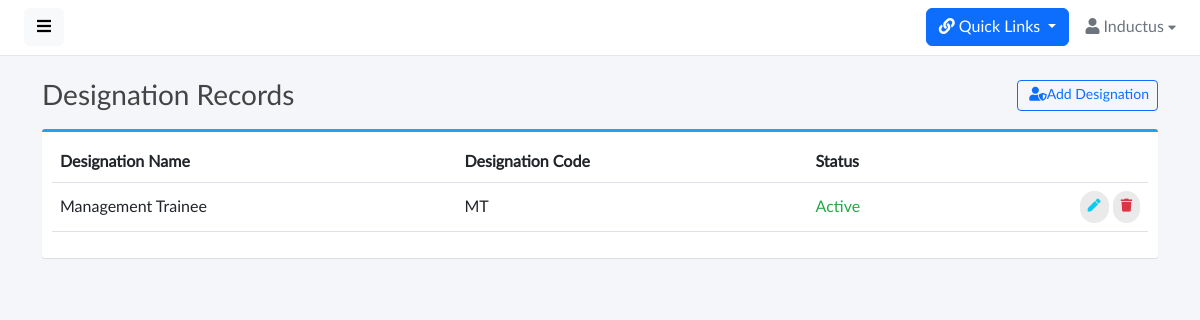
Screenshot of /job-master/designation-master/ with the database file from the repository.
### base/models.py (models this page shows, shortened)
class Designation(models.Model):
    id = models.CharField(max_length=25,primary_key=True,default=generate_unique_id,editable=False)
    designation_name = models.CharField(max_length=100,unique=True)
    designation_code = models.CharField(max_length=5,unique=True,blank=True,null=True)
    status = models.BooleanField(default=True)

### base/views.py (the view)
# urls.py: path('job-master/designation-master/',views.DesignationMaster,name='designation-master'),
def DesignationMaster(request):
    designation_records = Designation.objects.all()
    if request.method == 'POST':
        print('hello')
        designation_form = DesignationMasterForm(data=request.POST)
        designation_code = request.POST['designation_code']
        dname = request.POST['designation_name']
        designationcode_exist = Designation.objects.filter(designation_code=designation_code).exists() or  Designation.objects.filter(designation_name=dname).exists()
        if designationcode_exist:
            print("Enter")
            messages.error(request, "Designation name or code already Exists")
            return redirect('designation-master')
        if designation_form.is_valid():
            designation_form.save()
            messages.success(request, "Designation added successfully.")
            return redirect('designation-master')
    else:
        designation_form = DesignationMasterForm()
    context = {
        'designation_records': designation_records,
        'designation_form': designation_form,
    }
    return render(request, 'designation_master.html', context)

### base/models.py (called while the page is built)
def generate_unique_id():
    return nanoid.generate(size=25)

### base/templates/designation_master.html (shortened to what this page needs)
{% extends 'base.html' %} {% load static %} {% block start %}
<div class="content">
  <div class="container">
    <div class="page-title">
      <h3>
        Designation Records
        <button
          type="button"
          class="btn btn-sm btn-outline-primary float-end"
          data-bs-toggle="modal"
          data-bs-target="#exampleModal"
        >
          &nbsp;<i class="fas fa-user-shield"></i>Add Designation
        </button>
      </h3>
    </div>
    <div class="box box-primary">
      <div class="box-body">
        <table width="100%" class="table table-hover" id="dataTables-example">
          <thead>
            <tr>
              <th>Designation Name</th>
              <th>Designation Code</th>
              <th>Status</th>
              <th></th>
            </tr>
          </thead>
          <tbody>
            {% for designation in designation_records %}
            <tr>
              <td>{{designation.designation_name}}</td>
              <td>{{designation.designation_code}}</td>
              {% if designation.status %}
              <td style="color: #28a745">Active</td>
              {% else %}
              <td style="color: #dc3545">In Active</td>
              {% endif %}
              <td class="text-end">
                <a
                  href=""
                  class="btn btn-outline-info btn-rounded"
                  data-bs-toggle="modal"
                  data-bs-target="#editdesignationModal{{designation.id}}"
                  ><i class="fas fa-pen"></i
                ></a>
                <a
                  class="btn btn-outline-danger btn-rounded"
                  data-bs-toggle="modal"
                  data-bs-target="#deletedesignationModal{{designation.id}}"
                >
                  <i class="fas fa-trash"></i>
                </a>
              </td>
            </tr>
            {% endfor %}
          </tbody>
        </table>
      </div>
    </div>
  </div>
</div>
{% endblock %}

### static/css/master.css (style rules this page uses)
body, h1, .h1, h2, .h2, h3, .h3, h4, .h4, h5, .h5, h6, .h6, p, a, td { -moz-osx-font-smoothing: grayscale; -webkit-font-smoothing: antialiased; }
body { width: 100%; height: 100%; background: #f4f6fa; font-family: "Lato", "Helvetica Neue", Arial, Helvetica, sans-serif; font-size: 1rem; color: #444; }
#body>.content { position: relative; padding: .5rem; }
#body .content .page-title h3 { margin: 1rem 0; }
.page-title { margin: 0; font-size: 1.5rem; line-height: 1.5555556; }
.box { position: relative; border-radius: 3px; background: #ffffff; border-top: 3px solid #d2d6de; margin-bottom: 20px; width: 100%; box-shadow: 0 1px 1px rgba(0, 0, 0, 0.1); }
.box-body { border-top-left-radius: 0; border-top-right-radius: 0; border-bottom-right-radius: 3px; border-bottom-left-radius: 3px; padding: 10px; }
.box-primary { border-top-color: #22a1f9; }
.btn-rounded { border-radius: 10em; padding: 6px 8px; font-size: small; text-transform: none; text-shadow: none !important; background: #eaeaea; border-color: transparent; border: none; }
a, a:hover, a:focus { color: inherit; text-decoration: none; transition: all 0.3s; }
.table td, .table th { vertical-align: middle; }

### rows the page displays
Designation: designation_name "Management Trainee", designation_code "MT", status "Active"
